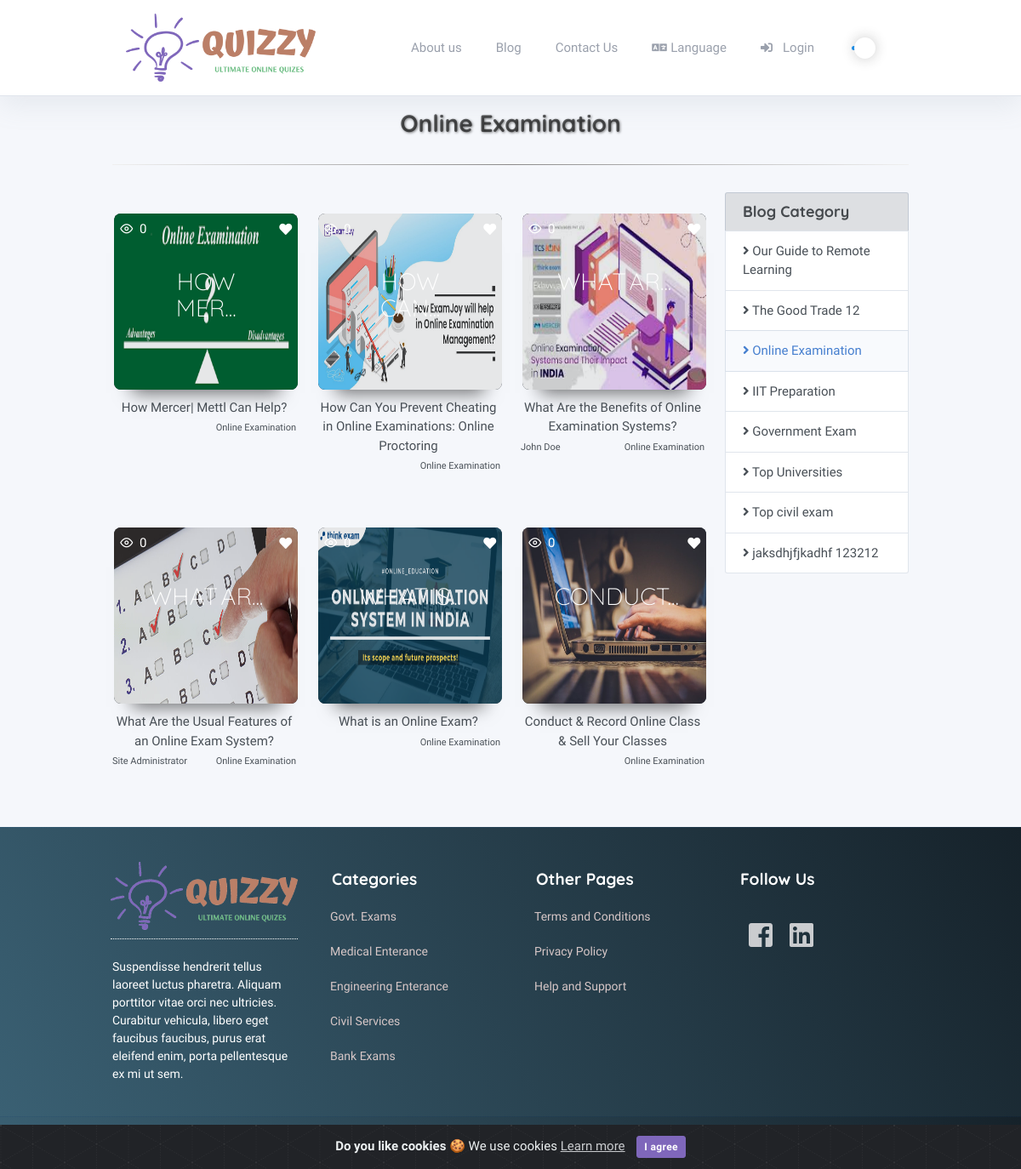
Page /blog/list/online-examination on the committed database.
### tables this page shows
CREATE TABLE `settings` (
  `id` int(10) unsigned NOT NULL AUTO_INCREMENT,
  `name` varchar(128) NOT NULL,
  `input_type` enum('input','password','textarea','radio','dropdown','timezones','file') NOT NULL DEFAULT 'input',
  `options` text COMMENT 'Use for radio and dropdown: key|value on each line',
  `is_numeric` enum('0','1') NOT NULL DEFAULT '0' COMMENT 'forces numeric keypad on mobile devices',
  `show_editor` enum('0','1') NOT NULL DEFAULT '0',
  `input_size` enum('large','medium','small') DEFAULT NULL,
  `translate` enum('0','1') NOT NULL DEFAULT '0',
  `help_text` varchar(256) DEFAULT NULL,
  `validation` varchar(128) NOT NULL,
  `sort_order` tinyint(3) unsigned NOT NULL,
  `label` varchar(128) NOT NULL,
  `value` text COMMENT 'If translate is 1, just start with your default language',
  `last_update` datetime DEFAULT NULL,
  `updated_by` int(11) unsigned DEFAULT NULL,
  PRIMARY KEY (`id`),
  UNIQUE KEY `name` (`name`),
  KEY `updated_by` (`updated_by`)
);

CREATE TABLE `pages` (
  `id` int(11) NOT NULL AUTO_INCREMENT,
  `title` varchar(255) NOT NULL DEFAULT '',
  `slug` varchar(255) NOT NULL DEFAULT '',
  `content` longtext,
  `on_menu` tinyint(4) DEFAULT NULL,
  `featured_image` varchar(255) DEFAULT NULL,
  `meta_title` varchar(255) DEFAULT NULL,
  `meta_description` text,
  `meta_keywords` text,
  `added` timestamp NULL DEFAULT NULL,
  `updated` timestamp NULL DEFAULT NULL,
  PRIMARY KEY (`id`)
);

CREATE TABLE `blog_category` (
  `id` int(11) unsigned NOT NULL AUTO_INCREMENT,
  `title` varchar(255) NOT NULL,
  `slug` varchar(255) NOT NULL,
  `parent_category` varchar(255) NOT NULL,
  `description` text NOT NULL,
  `image` varchar(255) NOT NULL,
  `display_on_home` tinyint(4) NOT NULL DEFAULT '0' COMMENT '0=not display,1= display ',
  `category_is_delete` tinyint(4) NOT NULL DEFAULT '0' COMMENT '0=notdelete,1=softdelete',
  `added` timestamp NOT NULL DEFAULT CURRENT_TIMESTAMP,
  `updated` timestamp NOT NULL DEFAULT CURRENT_TIMESTAMP ON UPDATE CURRENT_TIMESTAMP,
  PRIMARY KEY (`id`)
);

CREATE TABLE `blog_post` (
  `id` int(11) unsigned NOT NULL AUTO_INCREMENT,
  `blog_category_id` int(10) unsigned NOT NULL,
  `post_title` varchar(250) NOT NULL,
  `post_slug` varchar(250) NOT NULL,
  `post_description` text NOT NULL,
  `post_image` varchar(250) NOT NULL,
  `post_status` tinyint(4) NOT NULL DEFAULT '1' COMMENT '0=unpublished,1=published',
  `post_author_id` int(11) unsigned NOT NULL,
  `published` timestamp NULL DEFAULT NULL,
  `meta_title` int(255) DEFAULT NULL,
  `meta_description` text,
  `meta_keywords` text,
  `added` timestamp NOT NULL DEFAULT CURRENT_TIMESTAMP,
  `updated` timestamp NOT NULL DEFAULT CURRENT_TIMESTAMP ON UPDATE CURRENT_TIMESTAMP,
  PRIMARY KEY (`id`)
);

CREATE TABLE `footer_sections` (
  `id` int(11) NOT NULL AUTO_INCREMENT,
  `section_number` enum('1','2','3','4') DEFAULT NULL,
  `type` enum('image','editor','link','text') DEFAULT NULL,
  `title` varchar(255) DEFAULT NULL,
  `value` longtext,
  `position` int(11) DEFAULT NULL,
  `updated` timestamp NULL DEFAULT NULL,
  PRIMARY KEY (`id`)
);

### assets/themes/quizzy/template.php (the view, shortened to what the rows shown need)
<!DOCTYPE html>
<?php
$is_rtl = '';
if ($this->session->is_rtl)
{
  ?>
  <html lang="en" dir="rtl">
  <?php
  $is_rtl = 'rtl_language';
  $rtl_dir = 'rtl';
  $margin_auto = 'ml-auto';
   $order_two = 'order-2';
}
else
{
  ?>
  <html lang="en">
  <?php
}
?>
<head>
  <?php if (isset($css_files) && is_array($css_files)) : ?>
  <?php foreach ($css_files as $css) : ?>
    <?php if ( ! is_null($css)) : ?>
      <?php $separator = (strstr($css, '?')) ? '&' : '?'; ?>
      <link rel="stylesheet" href="<?php echo xss_clean($css); ?><?php echo xss_clean($separator); ?>v=<?php echo xss_clean($this->settings->site_version); ?>"><?php echo "\n"; ?>
    <?php endif; ?>
  <?php endforeach; ?>
<?php endif; ?>
</head>
<body class="h-100 <?php echo xss_clean($is_rtl); ?>">
  <div class="page">
    <div class="page-main">
      <div class="header py-3 navigation-wrap start-header start-style">
        <div class="container">
          <div class="navbar navbar-expand-lg py-1">
            <a class="header-brand" href="<?php echo base_url()?>">
              <img class="header-brand-img" src="<?php echo base_url('/assets/images/logo/'); ?><?php echo get_admin_setting('site_logo'); ?>">
            </a>
            <div class="collapse navbar-collapse text-right" id="headerMenuCollapse">
              <ul class="navbar-nav nav nav-tabs navbar-right  border-0">
                <?php
                $menu_category_array =  get_header_menu_item_helper();
                if($menu_category_array)
                {
                  foreach ($menu_category_array as $menu_array)
                  {
                    ?>
                    <li class="nav-item">
                      <a href="<?php echo base_url('pages/').$menu_array->slug; ?>" class='nav-link <?php echo (uri_string() == "pages/$menu_array->slug") ? "active" : ""; ?>'>
                        <?php echo ucfirst($menu_array->title); ?></a>
                      </li>
                      <?php
                    }
                  }
                  ?>
                  </ul>
                </div>
              </div>
            </div>
          </div>
          <div class="my-3 my-md-5 header_margin_padding">
            <?php echo ($content) ?>
          </div>
          <div class="footer mt-5">
            <div class="container">
              <div class="row">
                <?php
                $footer_sec_1 =  get_footer_section_helper(1);
                $footer_sec_2 =  get_footer_section_helper(2);
                $footer_sec_3 =  get_footer_section_helper(3);
                $footer_sec_4 =  get_footer_section_helper(4);
                ?>
                <div class="col-lg-3 Footer_section_1">
                  <div class="row">
                    <?php
                    if($footer_sec_1)
                    {
                      foreach ($footer_sec_1 as  $first_section_array)
                      {
                        if($first_section_array->type =='text')
                        {
                          ?>
                          <div class="col-12">
                            <p class="footer_text_1"><?php echo xss_clean($first_section_array->value); ?> </p>
                          </div>
                          <?php
                        }
                        elseif($first_section_array->type =='link')
                        {
                          ?>
                          <div class="col-12 colum_link_section_1">
                            <a class="link_section_1" href="<?php echo xss_clean($first_section_array->value); ?>"> <?php echo xss_clean($first_section_array->title); ?></a>
                          </div>
                          <?php
                        }
                        elseif($first_section_array->type =='image')
                        {
                          ?>
                          <div class="col-12 column_1">
                            <div class="img_content">
                              <?php $img = $first_section_array->value ? $first_section_array->value : 'default.png'; ?>
                              <img src="<?php echo base_url('/assets/images/footer/section/').$img; ?>" class="field_img">
                            </div>
                          </div>
                          <?php
                        }
                      }
                    }
                    ?>
                  </div>
                </div>
                <div class="col-lg-3 Footer_section_2">
                  <div class="row">
                    <?php
                    if($footer_sec_2)
                    {
                      foreach ($footer_sec_2 as  $second_section_array)
                      {
                        if($second_section_array->type =='text')
                        {
                          ?>
                          <div class="col-12">
                            <h4 class="text_heading"><?php echo xss_clean($second_section_array->title); ?> </h4>
                          </div>
                          <?php
                        }
                        elseif($second_section_array->type =='link')
                        {
                          ?>
                          <div class="col-12 colum_link_section_2">
                            <a class="link_section_2" href="<?php echo xss_clean($second_section_array->value); ?>"> <?php echo xss_clean($second_section_array->title); ?></a>
                          </div>
                          <?php
                        }
                      }
                    }
                    ?>
                  </div>
                </div>
                <div class="col-lg-3 Footer_section_3">
                  <div class="row">
                    <?php
                    if($footer_sec_3)
                    {
                      foreach ($footer_sec_3 as  $third_section_array)
                      {
                        if($third_section_array->type =='text')
                        {
                          ?>
                          <div class="col-12">
                            <h4 class="text_heading"><?php echo xss_clean($third_section_array->title); ?> </h4>
                          </div>
                          <?php
                        }
                        elseif($third_section_array->type =='link')
                        {
                          ?>
                          <div class="col-12 colum_link_section_3">
                            <a class="link_section_3" href="<?php echo xss_clean($third_section_array->value); ?>"> <?php echo xss_clean($third_section_array->title); ?></a>
                          </div>
                          <?php
                        }
                      }
                    }
                    ?>
                  </div>
                </div>
                <div class="col-lg-3 Footer_section_4">
                  <div class="row">
                    <?php
                    if($footer_sec_4)
                    {
                      foreach ($footer_sec_4 as  $fourth_section_array)
                      {
                        if($fourth_section_array->type =='text')
                        {
                          ?>
                          <div class="col-12">
                            <h4 class="text_heading"><?php echo xss_clean($fourth_section_array->title); ?> </h4>
                          </div>
                          <?php
                        }
                        elseif($fourth_section_array->type =='link')
                        {
                          ?>
                          <div class="col-12">
                            <a href="<?php echo xss_clean($fourth_section_array->value); ?>"> <?php echo xss_clean($fourth_section_array->title); ?></a>
                          </div>
                          <?php
                        }
                        elseif($fourth_section_array->type =='editor')
                        {
                          ?>
                          <div class="col-12">
                            <?php echo xss_clean($fourth_section_array->value); ?>
                          </div>
                          <?php
                        }
                      }
                    }
                    ?>
                  </div>
                </div>
              </div>
            </div>
          </div>
        </div>
      </div>
</body>
</html>

### application/views/blog_list.php (shortened to what the rows shown need)
<div class="container">
	<div class="row">
	    <div class="col-12 text-center"> <h2 class="heading"><?php echo ucwords($title); ?></h2> <hr></div>
	    <div class="col-md-9 col-xl-9 col-sm-6">
	    	<div class="row">
	    		<?php
                   $data['blog_list_data'] = $blog_post_data;
                   $this->load->view('common_blog_list',$data);
                ?>
	    	</div>
	    </div>
	    <div class="col-md-3 col-xl-3 col-sm-12">
	    	<div class="list-group">
	    		<?php $active = $category_slug == 'all' OR $category_slug =='ALL' ? ' active' : '' ?>
	    		<a href="<?php echo base_url('blog/list/all');?>" class="list-group-item list-group-item-action list-group-item-secondary <?php echo $active; ?>">
			       	<h4 class="m-0"> <?php echo lang("admin_blog_category_list");?></h4>
			    </a>
		    	<?php
		    	if($blog_category)
	    		{
	    			foreach($blog_category as $blog_category_key => $blog_category_value)
	    			{
	    				$active = $category_slug == $blog_category_value->slug ? ' active' : '' ?>
	    				<a href="<?php echo base_url('blog/list/'.$blog_category_value->slug);?>" class="list-group-item list-group-item-action <?php echo $active; ?>">
			       			<i class="fas fa-angle-right"></i> <?php echo $blog_category_value->title;?>
			    		</a> <?php
	    			}
	    		} ?>
	    	</div>
	    </div>
	</div>
</div>

### application/views/common_blog_list.php (shortened to what the rows shown need)
<?php if($blog_list_data) {
   foreach($blog_list_data as $like_post_key => $like_post_value)
   {
?>
	<div class="col-md-4 col-xl-4 col-sm-6 blog-page">
      <div class="grid">
         <figure class="effect-ming">
            <div class="quiz_icons">
               <a href="/javascript:void(0)" class="icon float-left text-white-im post-view"><i class="fe fe-eye mr-1"></i>
                 <span class="value"><?php echo xss_clean($like_post_value->view_total_post);?></span>
                </a>
                <a href="javascript:void(0)" class="icon inline-block ml-3 float-right like-quiz text-white-im post-like">
                     <?php $like_or_not = (isset($like_post_value->is_like) && !empty($like_post_value->is_like) ? 'text-success' : 'text-white-im');?>
                     <i class="fav_icon fas fa-heart <?php echo xss_clean($like_or_not);?> "></i>
                 </a>
            </div>
            <?php
               $blog_post_image = (isset($like_post_value->post_image) && !empty($like_post_value->post_image) ? base_url('assets/images/blog_image/post_image/'.$like_post_value->post_image) : base_url('assets/images/blog_image/default.jpg'));
            ?>
            <img src="<?php echo xss_clean($blog_post_image);?>" alt="img09"/>
            <figcaption>
               <?php
                  $title = strlen($like_post_value->post_title) > 10 ? substr($like_post_value->post_title,0,7)."..." : $like_post_value->post_title;
               ?>
              <h2><?php echo xss_clean($title);  ?></h2>
            </figcaption>
         </figure>
         <div class="text-center"><?php echo xss_clean($like_post_value->post_title);?></div>
          <div class="float-left blog-author">
            <a href="javascript:void(0)"><?php echo xss_clean($like_post_value->first_name ." ". $like_post_value->last_name);?></a>
          </div>
          <div class="float-right blog-author">
            <a href="javascript:void(0)"><?php echo xss_clean($like_post_value->title);?></a>
          </div>
      </div>
   </div>
<?php } }
	else {
?>
	<div class="col-12 text-center text-danger"> <?php echo lang('no_data_found'); ?></div>
<?php } ?>

### rows in the picture
settings: value (picture)
pages: title "About us"
blog_category: title "Online Examination"
blog_post: view_total_post "0", post_image (picture), post_title "HOW MER...", post_title "How Mercer| Mettl Can Help?", title "Online Examination"
blog_post: view_total_post "0", post_image (picture), post_title "HOW CAN...", post_title "How Can You Prevent Cheating in Online Examinations: Online Proctoring", title "Online Examination"
blog_post: view_total_post "0", post_image (picture), post_title "WHAT AR...", post_title "What Are the Benefits of Online Examination Systems?", last_name "John Doe", title "Online Examination"
blog_post: view_total_post "0", post_image (picture), post_title "WHAT AR...", post_title "What Are the Usual Features of an Online Exam System?", last_name "Site Administrator", title "Online Examination"
blog_post: view_total_post "0", post_image (picture), post_title "WHAT IS...", post_title "What is an Online Exam?", title "Online Examination"
blog_post: view_total_post "0", post_image (picture), post_title "CONDUCT...", post_title "Conduct & Record Online Class & Sell Your Classes", title "Online Examination"
blog_category: title "Our Guide to Remote Learning"
blog_category: title "The Good Trade 12"
blog_category: title "IIT Preparation"
blog_category: title "Government Exam"
blog_category: title "Top Universities"
blog_category: title "Top civil exam"
blog_category: title "jaksdhjfjkadhf 123212"
footer_sections: value (picture)
footer_sections: value "Suspendisse hendrerit tellus laoreet luctus pharetra. Aliquam porttitor vitae orci nec ultricies. Curabitur vehicula, libero eget faucibus faucibus, purus erat eleifend enim, porta pellentesque ex mi ut sem."
footer_sections: title "Categories"
footer_sections: title "Govt. Exams"
footer_sections: title "Medical Enterance"
footer_sections: title "Engineering Enterance"
footer_sections: title "Civil Services"
footer_sections: title "Bank Exams"
footer_sections: title "Other Pages"
footer_sections: title "Terms and Conditions"
footer_sections: title "Privacy Policy"
footer_sections: title "Help and Support"
footer_sections: title "Follow Us"

### other values in the picture
lang('admin_blog') "Blog"
lang('contact_title') "Contact Us"
lang('front_language') "Language"
lang('login') "Login"
lang("admin_blog_category_list") "Blog Category"
